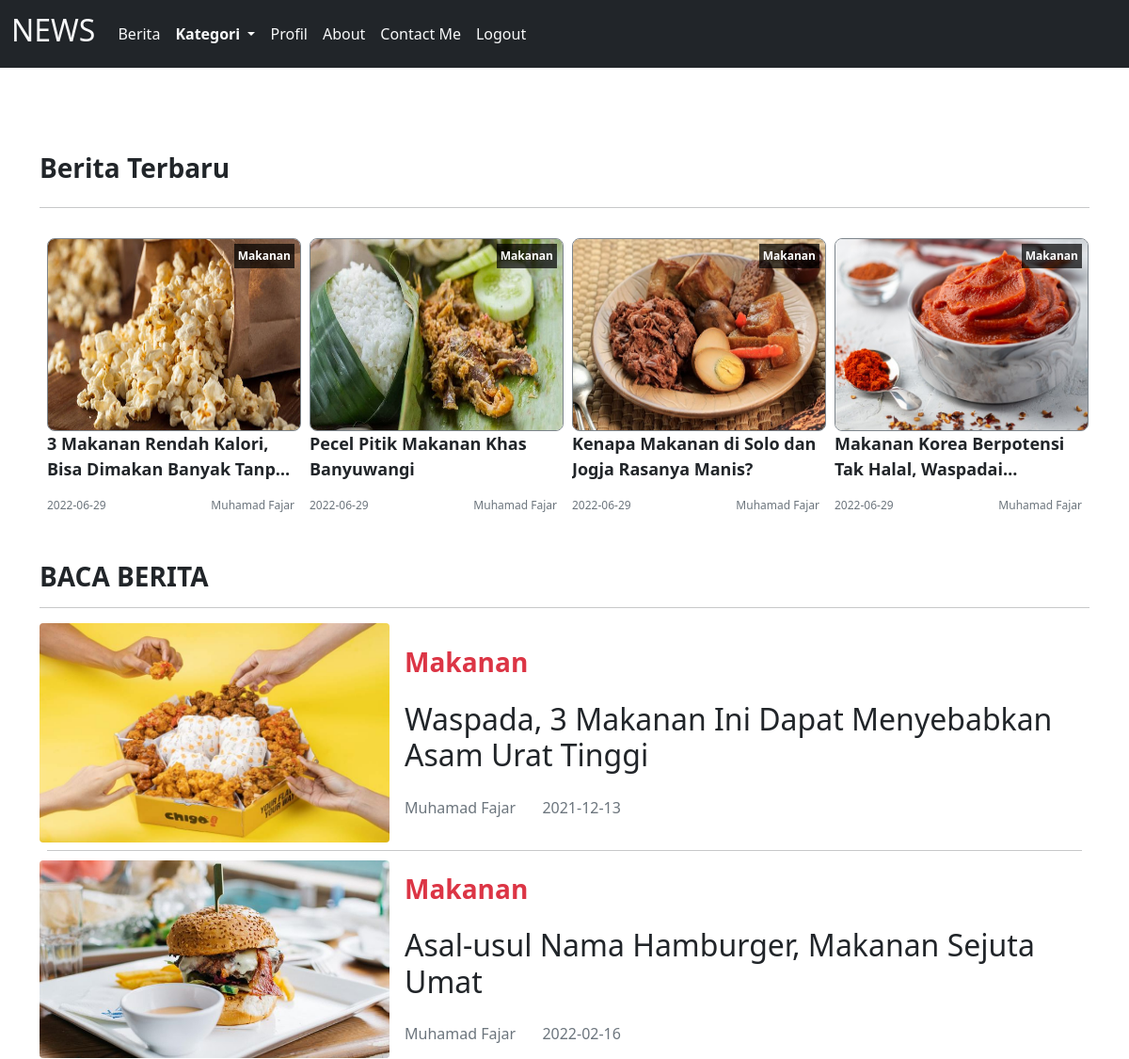
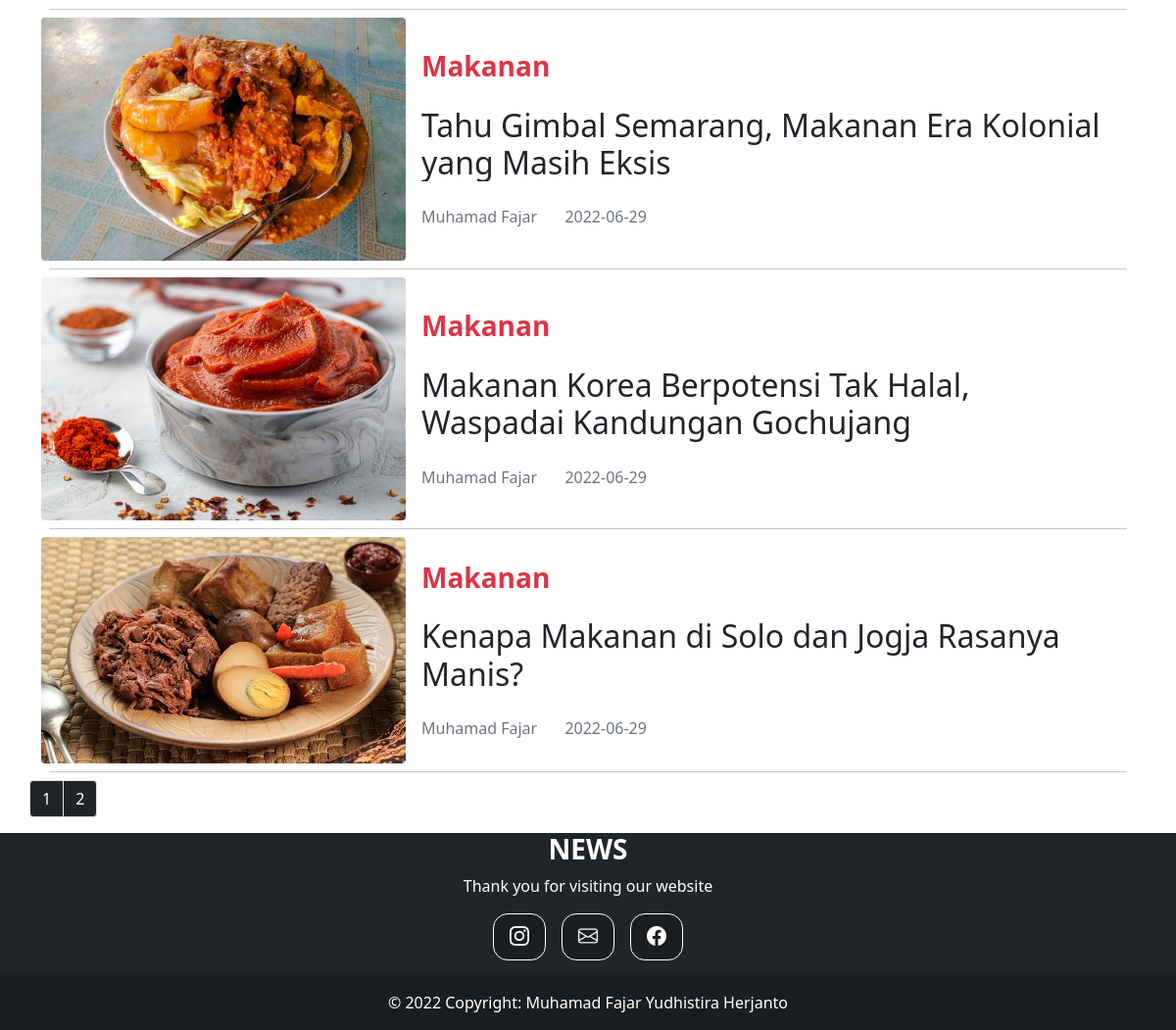
Page /kategorimakananpage.php (signed in) on the committed database (2 pictures, top to bottom).
### tables this page shows
CREATE TABLE `berita` (
  `id_berita` int(11) NOT NULL,
  `id_kategori` int(11) NOT NULL,
  `judul_berita` varchar(255) NOT NULL,
  `penulis_berita` varchar(255) NOT NULL,
  `tgl_berita` date NOT NULL,
  `isi_berita` text NOT NULL,
  `gambar_berita` varchar(255) NOT NULL
);

CREATE TABLE `kategori` (
  `id_kategori` int(11) NOT NULL,
  `nama_kategori` varchar(255) NOT NULL
);

### kategorimakananpage.php (the view, shortened to what this page needs)
<?php
        include "koneksi.php";
        $id="makanan";
        $limit = 5;
          if (isset($_GET["page"])) {
	          $page  = $_GET["page"];
	        }
      	  else{
	          $page=1;
	        };
        $start_from = ($page-1) * $limit;
?>
<!DOCTYPE html>
<html lang="en">
<head>
     <link rel="stylesheet" href="css/bootstrap.min.css">
     <link rel="stylesheet" href="css/bootstrap.css">
     <link rel="stylesheet" href="assets/style/style.css">
     <link rel="stylesheet" href="https://cdn.jsdelivr.net/npm/bootstrap-icons@1.8.1/font/bootstrap-icons.css">
</head>
<body>
<nav class="navbar navbar-expand-lg navbar-light bg-dark ">
        <div class="container-fluid">
          <a class="navbar-brand text-light" href="#"><h2>NEWS</h2></a>
          <div class="collapse navbar-collapse" id="navbarNav">
            <ul class="navbar-nav justify-content-center">
              <li class="nav-item">
                <a class="nav-link text-light" href="user/indexuser.php">Berita</a>
              </li>
              <li class="nav-item dropdown">
               <a class="nav-link dropdown-toggle nav-link text-light fw-bold" href="#" id="navbarDropdownMenuLink" role="button" data-bs-toggle="dropdown" aria-expanded="false">
               Kategori
          </a>
              </li>
              <li class="nav-item">
                <a class="nav-link text-light" href="user/indexprofil.php">Profil</a>
              </li>
              <li class="nav-item">
                <a class="nav-link text-light" href="aboutpage.php">About</a>
              </li>
              <li class="nav-item">
                <a class="nav-link text-light" href="contactpage.php">Contact Me</a>
              </li>
              <li class="nav-item">
                <a class="nav-link text-light" href="logout.php">Logout</a>
              </li>
            </ul>
          </div>
        </div>
      </nav>
    <section id="content">
    <div class="container" style="margin-top:50px;">
    <div class="d-flex justify-content-between">
      <h3 class="fw-bold">Berita Terbaru</h3>
      </div>
      <hr>
    <div class="row row-cols-1 row-cols-md-3 row-cols-2 row-cols-lg-4 g-4 g-lg-3 m-0 w-100">
        <?php
            $query= $koneksi->query("SELECT * FROM berita INNER JOIN kategori ON berita.id_kategori=kategori.id_kategori WHERE nama_kategori='$id' ORDER BY tgl_berita DESC LIMIT 4");
            while ($data=mysqli_fetch_array($query))  {
        ?>
                <div class="col">
                    <div class="card border-0 h-100 mb-2 mb-md-4">
                        <span class="label-category p-1"><?=$data['nama_kategori']?></span>
                        <img src="images/<?=$data['gambar_berita']?>" alt="" class="thumbnail-latets" style="height:100%">
                        <div class="card-body p-0">
                            <p class="card-title-latets mb-2 mb-md-3 multi-line-truncate"><?=$data['judul_berita']?></p>
                            <div class="d-flex justify-content-between">
                                <small class="text-muted"><?= $data['tgl_berita']?></small>
                                <small class="text-muted"><?= $data['penulis_berita']?></small>
                            </div>
                        </div>
                    </div>
                </div>
                <?php
            }
                ?>
    </div>
             <div id="content-news" class="row" style="margin-top:50px;">
                <div class="col-12 col-md-12">
                    <h3 class="fw-bold">BACA BERITA</h3>
                    <hr>
                     <?php
                      $result = mysqli_query($koneksi,"SELECT * FROM berita INNER JOIN kategori ON berita.id_kategori=kategori.id_kategori WHERE nama_kategori='$id' ORDER BY id_berita DESC LIMIT $start_from, $limit");
                      while ($data=mysqli_fetch_array($result))  {
                      ?>
                      <div class="card border-0 w-100">
                          <div class="row g-0 align-items-center">
                            <div class="col-md-4 col-4 position-relative">
                                <img src="images/<?=$data['gambar_berita']?>" class="img-fluid rounded my-auto" style="width:400px; heigth:100%;">
                            </div>
                            <div class="col-md-8 col-8">
                                <div class="card-body p-2 p-md-3">
                                    <h3 class="text-danger fw-bold list-label"><?=$data['nama_kategori']?></h3>
                                    <h2 class="card-title multi-line-truncate list-judul my-lg-4"><?=$data['judul_berita']?></h2>
                                    <large class="text-muted penulis me-4"><?=$data['penulis_berita']?></large>
                                    <large class="text-muted"><?=$data['tgl_berita']?></large>
                                </div>
                            </div>
                         </div>
                        <hr class="m-2">
                    </div>
                      <?php
        }
        ?>
</div>
<?php
$result_db = mysqli_query($koneksi,"SELECT COUNT(*) as jumlah FROM berita WHERE id_kategori ='4'");
$row_db = mysqli_fetch_row($result_db);
$total_records = $row_db[0];
$total_pages = ceil($total_records / $limit);
$pagLink = "<ul class='pagination'>";
for ($i=1; $i<=$total_pages; $i++) {
              $pagLink .= "<li class='page-item'><a class='page-link bg-dark text-white' href='kategorimakananpage.php?page=".$i."'>".$i."</a></li>";
}
echo $pagLink . "</ul>";
?>
            </div>
</div>
<?php
include "footer.php";
?>
    </body>
    </html>

### assets/style/style.css (style rules this page uses)
section#content { margin-top: 90px; }
small { font-size: 12px; }
.thumbnail-latets { width: 270px; height: 176px; border-radius: 8px; border: 1px solid #7D858C; }
.label-category { position: absolute; top: 6px; right: 0; font-weight: bold; background-color: rgba(0, 0, 0, .7); color: white; font-size: 12px; }
.card-title-latets { font-size: 18px; font-weight: bold; }
.multi-line-truncate { display: -webkit-box; -webkit-box-orient: vertical; -webkit-line-clamp: 2; overflow: hidden; }

### rows in the picture
berita: id_kategori.nama_kategori "Makanan", gambar_berita (picture), judul_berita "3 Makanan Rendah Kalori, Bisa Dimakan Banyak…", tgl_berita "2022-06-29", penulis_berita "Muhamad Fajar"
berita: id_kategori.nama_kategori "Makanan", gambar_berita (picture), judul_berita "Pecel Pitik Makanan Khas Banyuwangi", tgl_berita "2022-06-29", penulis_berita "Muhamad Fajar"
berita: id_kategori.nama_kategori "Makanan", gambar_berita (picture), judul_berita "Kenapa Makanan di Solo dan Jogja Rasanya Manis?", tgl_berita "2022-06-29", penulis_berita "Muhamad Fajar"
berita: id_kategori.nama_kategori "Makanan", gambar_berita (picture), judul_berita "Makanan Korea Berpotensi Tak Halal,…", tgl_berita "2022-06-29", penulis_berita "Muhamad Fajar", judul_berita "Makanan Korea Berpotensi Tak Halal, Waspadai Kandungan Gochujang"
berita: gambar_berita (picture), id_kategori.nama_kategori "Makanan", judul_berita "Waspada, 3 Makanan Ini Dapat Menyebabkan Asam Urat Tinggi", penulis_berita "Muhamad Fajar", tgl_berita "2021-12-13"
berita: gambar_berita (picture), id_kategori.nama_kategori "Makanan", judul_berita "Asal-usul Nama Hamburger, Makanan Sejuta Umat", penulis_berita "Muhamad Fajar", tgl_berita "2022-02-16"
berita: gambar_berita (picture), id_kategori.nama_kategori "Makanan", judul_berita "Tahu Gimbal Semarang, Makanan Era Kolonial yang Masih Eksis", penulis_berita "Muhamad Fajar", tgl_berita "2022-06-29"
